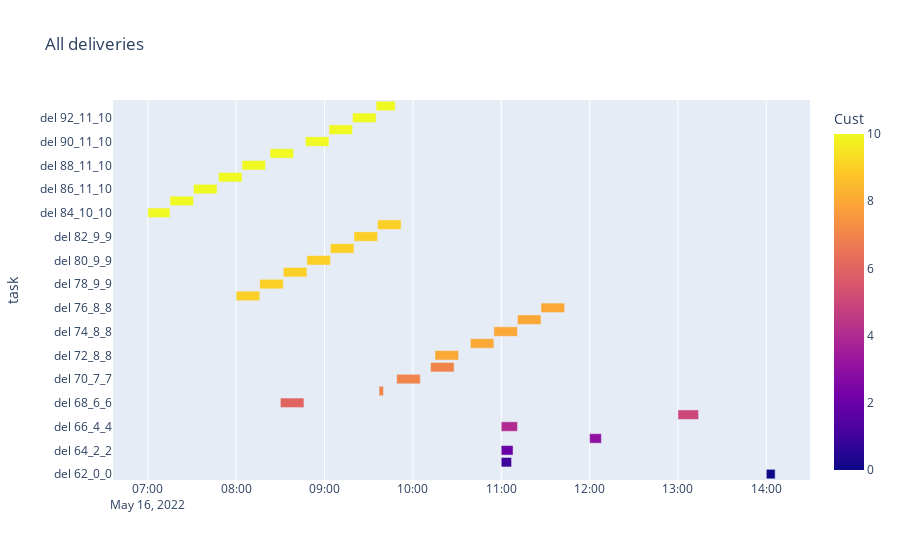

Notebook code cell kept with this figure:
### Code cell
import importlib
importlib.reload(gantt)
gantt.showGanttDel(df)

### Figure 1 — Plotly figure (JSON) as saved in the notebook; plotly's stock layout.template omitted (floating-point values rounded to 4 significant figures)
{"data": [{"alignmentgroup": "True", "base": ["2022-05-16 14:00:00", "2022-05-16 11:00:00", "2022-05-16 11:00:00", "2022-05-16 12:00:00", "2022-05-16 11:00:00", "2022-05-16 13:00:00", "2022-05-16 8:30:00", "2022-05-16 9:37:00", "2022-05-16 9:49:00", "2022-05-16 10:12:00", "2022-05-16 10:15:00", "2022-05-16 10:39:00", "2022-05-16 10:55:00", "2022-05-16 11:11:00", "2022-05-16 11:27:00", "2022-05-16 8:00:00", "2022-05-16 8:16:00", "2022-05-16 8:32:00", "2022-05-16 8:48:00", "2022-05-16 9:04:00", "2022-05-16 9:20:00", "2022-05-16 9:36:00", "2022-05-16 7:00:00", "2022-05-16 7:15:00", "2022-05-16 7:31:00", "2022-05-16 7:48:00", "2022-05-16 8:04:00", "2022-05-16 8:23:00", "2022-05-16 8:47:00", "2022-05-16 9:03:00", "2022-05-16 9:19:00", "2022-05-16 9:35:00"], "hovertemplate": "startUnload=%{base}<br>endUnload=%{x}<br>task=%{y}<br>Cust=%{marker.color}<extra></extra>", "legendgroup": "", "marker": {"color": [0, 1, 2, 3, 4, 5, 6, 7, 7, 7, 8, 8, 8, 8, 8, 9, 9, 9, 9, 9, 9, 9, 10, 10, 10, 10, 10, 10, 10, 10, 10, 10], "coloraxis": "coloraxis", "pattern": {"shape": ""}}, "name": "", "offsetgroup": "", "orientation": "h", "showlegend": false, "textposition": "auto", "type": "bar", "x": [360000, 420000, 480000, 480000, 660000, 840000, 960000, 180000, 960000, 960000, 960000, 960000, 960000, 960000, 960000, 960000, 960000, 960000, 960000, 960000, 960000, 960000, 900000, 960000, 960000, 960000, 960000, 960000, 960000, 960000, 960000, 780000], "xaxis": "x", "y": [" del 62_0_0", " del 63_1_1", " del 64_2_2", " del 65_3_3", " del 66_4_4", " del 67_5_5", " del 68_6_6", " del 69_7_7", " del 70_7_7", " del 71_7_7", " del 72_8_8", " del 73_8_8", " del 74_8_8", " del 75_8_8", " del 76_8_8", " del 77_9_9", " del 78_9_9", " del 79_9_9", " del 80_9_9", " del 81_9_9", " del 82_9_9", " del 83_9_9", " del 84_10_10", " del 85_11_10", " del 86_11_10", " del 87_11_10", " del 88_11_10", " del 89_11_10", " del 90_11_10", " del 91_11_10", " del 92_11_10", " del 93_11_10"], "yaxis": "y"}], "layout": {"barmode": "overlay", "coloraxis": {"colorbar": {"title": {"text": "Cust"}}, "colorscale": [[0, "#0d0887"], [0.1111, "#46039f"], [0.2222, "#7201a8"], [0.3333, "#9c179e"], [0.4444, "#bd3786"], [0.5556, "#d8576b"], [0.6667, "#ed7953"], [0.7778, "#fb9f3a"], [0.8889, "#fdca26"], [1, "#f0f921"]]}, "legend": {"tracegroupgap": 0}, "title": {"text": "All deliveries"}, "xaxis": {"anchor": "y", "domain": [0, 1], "type": "date"}, "yaxis": {"anchor": "x", "domain": [0, 1], "title": {"text": "task"}}}}
